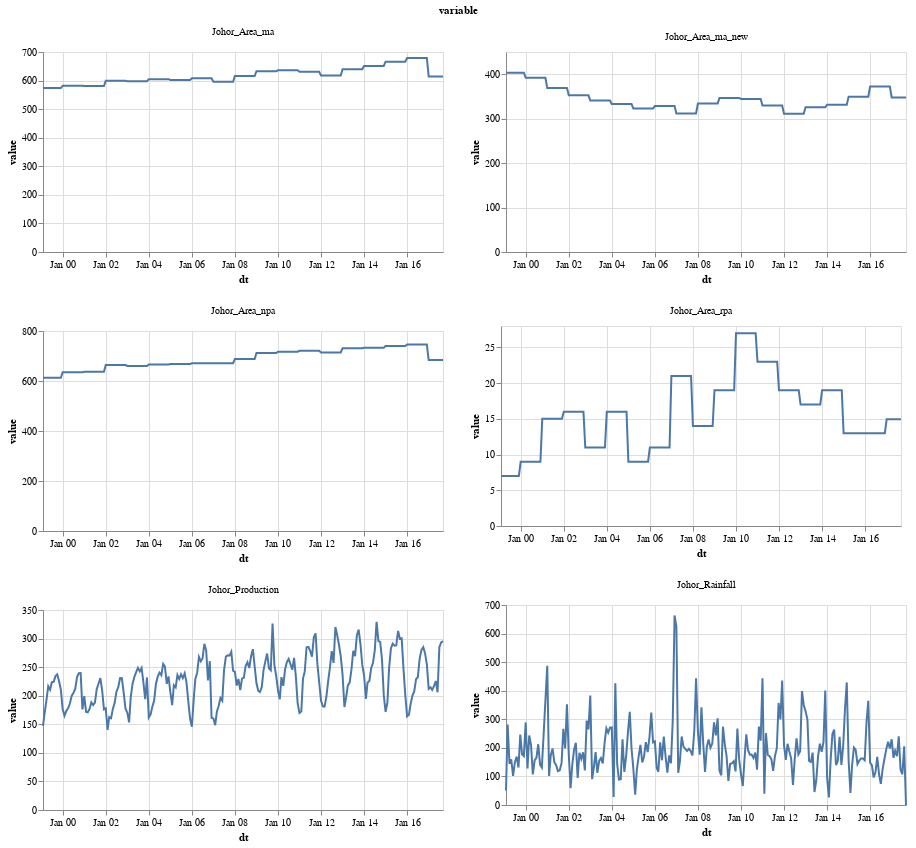

The notebook cell saved with this chart:
### Code cell
cols = ['Johor_Area_ma', 'Johor_Area_npa', 'Johor_Area_rpa', 'Johor_Area_ma_new', 'dt', 'Johor_Production', 'Johor_Rainfall']
alt.Chart(pd.melt(X[cols], "dt")).mark_line() \
.encode(
    x = alt.X("dt:T", axis=alt.Axis(format="%b %y")),
    y = alt.Y("value:Q")
).properties(width=800 / 2, height=800 / 4) \
.facet(
    facet=alt.Facet("variable:N"),
    columns=2
).resolve_scale(y="independent", x="independent")

### Figure 1 — Vega-Lite specification as saved in the notebook (floating-point values rounded to 4 significant figures; data arrays with more than 128 entries replaced by an {"elided": "..."} marker saying what was removed)
{"$schema": "https://vega.github.io/schema/vega-lite/v4.8.1.json", "columns": 2, "config": {"view": {"continuousHeight": 300, "continuousWidth": 400}}, "data": {"name": "data-8a5bf10f683a9f0960979574e13d890f"}, "datasets": {"data-8a5bf10f683a9f0960979574e13d890f": {"elided": "1344 records"}}, "facet": {"field": "variable", "type": "nominal"}, "resolve": {"scale": {"x": "independent", "y": "independent"}}, "spec": {"encoding": {"x": {"axis": {"format": "%b %y"}, "field": "dt", "type": "temporal"}, "y": {"field": "value", "type": "quantitative"}}, "height": 200, "mark": "line", "width": 400}}
